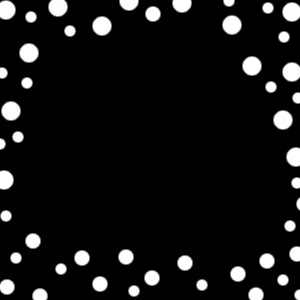
//> input picture tested/arrayopt_input2.jpg, 300 x 300 px
$ ./arrayOpt arrayopt_input2.jpg test1.JPG   (built with g++ and OpenCV 4)
//> lines starting //> are read from the running program, lines starting //| are printed output that depends on the picture
// /home/lluu/thesis/result/20121230_155237_add

#include <cv.h>
#include <highgui.h>
#include <iostream>
#include <fstream>
#include <string.h>


using namespace std;
using namespace cv;

int saveMat( const std::string& filename, const Mat& M);

int main(int argc, char **argv)
{

	Mat input1;
    Mat input2;
    Mat dst;

    input1 = imread(argv[1],0);
//> input1 is the input picture: 300 rows x 300 cols, CV_8UC1; min 0, max 255, mean 21.3
    input2 = imread(argv[2],0);
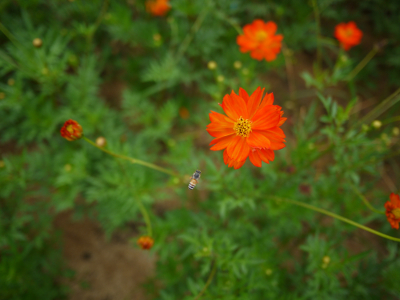
//> input picture tested/test1.JPG, 400 x 300 px
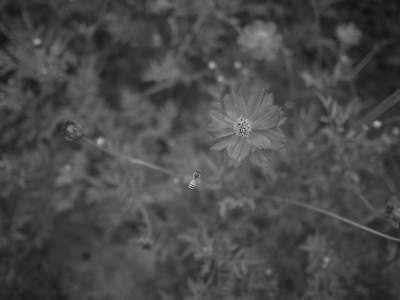
//> input2: 300 rows x 400 cols, CV_8UC1; min 14, max 203, mean 73

    if(!input1.data)
    {
		std::cout<<"Can not open image file to test"<<std::endl;
    }

    if(!input2.data)
    {
		std::cout<<"Can not open image file to test"<<std::endl;
    }


    try{
    		add(input2, input1, dst);

    } catch( cv::Exception& e ) {
        std::cout << e.what() << std::endl;
    }

    namedWindow("RB", CV_WINDOW_AUTOSIZE);
//> (the run ends here: the program stops with an error, at `imshow("RB", dst);`)
